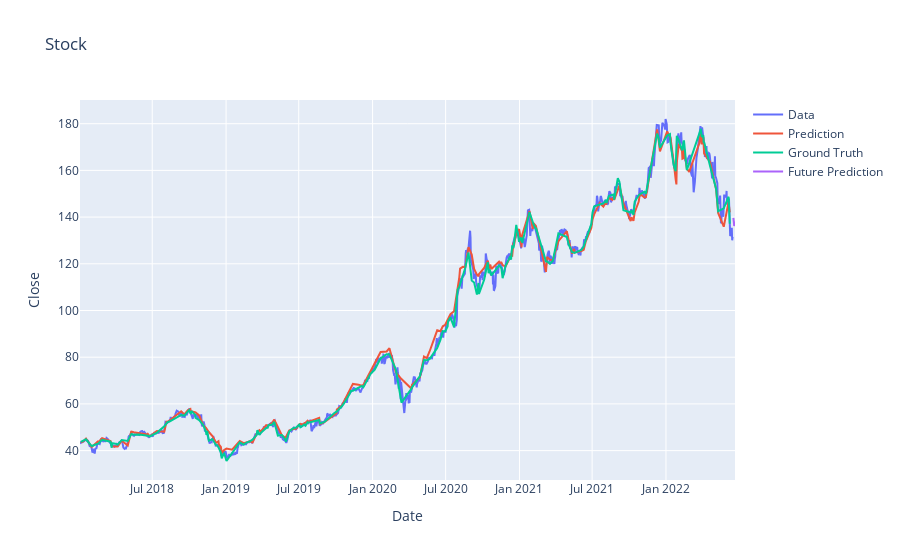
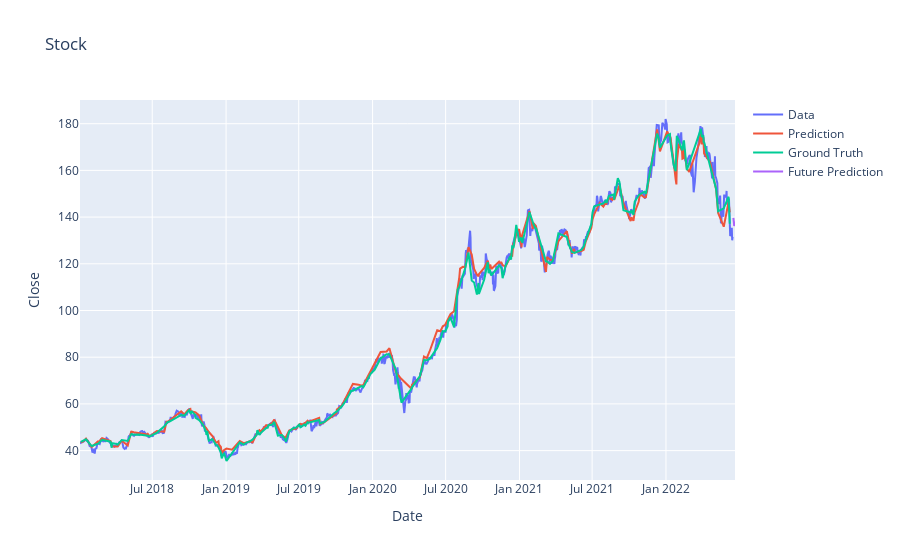

The notebook cell these images were saved under, in order:
### Code cell
# while run == True:
#     for _ in range(num_trials):

run = True
num_trials = 3
mae_list = []
forecast_list = []
num_repeat = 1


while run == True:
    for _ in range(num_trials):
        i = 1
        for train, test in kfold.split(X,y):
            if i < 4:
                print(i)
                i += 1

        #             train_X, test_X, train_y, test_y = train_test_split(X, y, test_size = 1/5, random_state = 0,shuffle=False)
                train_X, test_X = X[train],X[test]
        #             print(X_train, X_test)
                train_y, test_y = y[train],y[test]
                date_train, date_test = date[train], date[test]
        #             print(y_train, y_test)        
                train_X = train_X.reshape(-1, 1, train_X.shape[1])
                test_X  = test_X.reshape(-1, 1, test_X.shape[1])
                train_y = train_y.reshape(-1, 1, train_y.shape[1])
                test_y = test_y.reshape(-1, 1, test_y.shape[1])


                model = Sequential()

                model.add(
                    LSTM(50,
                        activation='relu'))
                        #return_sequences=True,)
        #         )
                model.add(Dropout(0.2))
                # model.add(LSTM(128, return_sequences=True, input_shape= (date_train.shape[0], 1)))
                # model.add(LSTM(64, return_sequences=False))
                # model.add(Dense(25))
                model.add(Dense(units=1))
                model.compile(optimizer='adam', loss='mse')

                history = model.fit(train_X, train_y, epochs=num_epochs, batch_size=batch_size, verbose=1, validation_data=(test_X, test_y))

                # get train_y
                train_y = train_y.reshape(train_y.shape[0],1)
                train_y = np.hstack([train_y, np.zeros(train_y.shape)])
                train_y = scaler.inverse_transform(train_y)
                #     train = np.delete(train,[1,scaled_df.shape[1]],1)
                train_y = train_y[:,:1]
                train_y = train_y.reshape((-1))

                # get test_y
                test_y = test_y.reshape((test_X.shape[0], test_X.shape[1]))
                inv_testy = np.hstack([test_y,np.zeros(test_y.shape)])
                inv_testy = scaler.inverse_transform(inv_testy)
                inv_testy = inv_testy[:,:1]
                test_y = inv_testy.reshape((-1))
#                 train = train_y.reshape(train_y.shape[0],1)
#                 train = np.hstack([train, np.zeros(train.shape)])
#                 train = scaler.inverse_transform(train)
#                 #     train = np.delete(train,[1,scaled_df.shape[1]],1)
#                 train = train[:,:1]
#                 train = train.reshape((-1))
#                 test = inv_testy.reshape((-1))
                # print('\nHead of "inv_testy":\n',inv_testy[:5])
                
                # Validate with test_X
                yhat = model.predict(test_X)
                yhat_df = pd.DataFrame(yhat)
                yhat_df.index = close_data_df.index[test-3]
                yhat_df.columns = ['Close']
                # print(yhat_df)
                new_test_X = test_X.reshape((test_X.shape[0], test_X.shape[2]))
                inv_yhat = np.concatenate((yhat_df, new_test_X[:,1:scaled_df.shape[1]]), axis=1)
                inv_yhat = scaler.inverse_transform(inv_yhat)
                prediction = inv_yhat[:,:1]
                prediction = prediction.reshape((-1))
                # print('\nHead of "inv_yhat":\n',inv_yhat[:5])

#                 test_y = test_y.reshape((test_X.shape[0], test_X.shape[1]))
#                 inv_testy = np.hstack([test_y,np.zeros(test_y.shape)])
#                 inv_testy = scaler.inverse_transform(inv_testy)
#                 inv_testy = inv_testy[:,:1]
                # print('\nHead of "inv_testy":\n',inv_testy[:5])

                
                

                forecast = (predict(num_prediction, model))
                forecast = forecast.reshape(num_prediction + 2,forecast.shape[2])
            #     forecast = np.delete(forecast,slice(-(close_data_df.shape[1] - scaled_df.shape[1]),forecast.shape[1]),1)
                forecast = np.delete(forecast,slice(scaled_df.shape[1],forecast.shape[1]),1)
                #print(close_data_df.shape[1] - scaled_df.shape[1])
                forecast = scaler.inverse_transform(forecast)
                forecast = np.delete(forecast,slice(1,forecast.shape[1]),1)
                forecast = forecast.reshape((-1))
                forecast_list = np.append(forecast_list,np.array([forecast]))

                score = mean_absolute_error(test_y, prediction)
                mae_list.append(score)
                print(mae_list)

    forecast_list = np.reshape(forecast_list,[3*num_repeat*num_trials,num_prediction + 2])
    forecast_5days = forecast_list[:,2:7]

    var_list = []
    for i in range(forecast_5days.shape[0]):
        var = variance(forecast_5days[i])
        var_list.append(var)    
    #     print(min(var_list))
    if min(var_list) > 10:
        run = True
        print('Retraining')
        num_repeat += 1
    else:
        run = False
        print(
            '\nMinimum of mae: ',min(mae_list),
            '\nAverage of mae: ',(sum(mae_list) - max(mae_list))/(len(mae_list) - 1),
            '\nMaximum of mae: ',max(mae_list)
        )

        
            
        var = np.var(forecast_5days,axis = 1)
        maxindex = np.argmax(var)
    #     forecast_5days = np.delete(forecast_5days,maxindex,0)
        print(forecast_5days)

        small_var_prediction = forecast_5days[var_list.index(min(var_list))]
        print('\nPrediction with smallest variance: ',small_var_prediction)
        print('mae: ',mae_list[var_list.index(min(var_list))])
        forecast_dates = predict_dates(num_prediction)
        trace1 = go.Scatter(
            x=date_train,
            y=train_y,
            mode='lines',
            name='Data'
        )
        trace2 = go.Scatter(
            x=date_test,
            y=prediction,
            mode='lines',
            name='Prediction'
        )
        trace3 = go.Scatter(
            x=date_test,
            y=test_y,
            mode='lines',
            name='Ground Truth'
        )
        layout = go.Layout(
            title="Stock",
            xaxis={'title': "Date"},
            yaxis={'title': "Close"}
        )
        trace4 = go.Scatter(
            x=forecast_dates,
            y=small_var_prediction,
            mode='lines',
            name='Future Prediction'
        )
        fig = go.Figure(data=[trace1, trace2, trace3, trace4], layout=layout)
        fig.show()

        small_mae_prediction = forecast_5days[mae_list.index(min(mae_list))]
        print('\nPrediction with best mae: ',small_mae_prediction)
        print('mae: ',min(mae_list))

        trace4 = go.Scatter(
            x=forecast_dates,
            y=small_mae_prediction,
            mode='lines',
            name='Future Prediction'
        )
        fig = go.Figure(data=[trace1, trace2, trace3, trace4], layout=layout)
        fig.show()

### Figure 1 — Plotly figure (JSON) as saved in the notebook; plotly's stock layout.template omitted (floating-point values rounded to 4 significant figures; data arrays with more than 128 entries replaced by an {"elided": "..."} marker saying what was removed)
{"data": [{"mode": "lines", "name": "Data", "type": "scatter", "x": {"elided": "898 str values"}, "y": {"elided": "898 float values"}}, {"mode": "lines", "name": "Prediction", "type": "scatter", "x": {"elided": "225 str values"}, "y": {"elided": "225 float values"}}, {"mode": "lines", "name": "Ground Truth", "type": "scatter", "x": {"elided": "225 str values"}, "y": {"elided": "225 float values"}}, {"mode": "lines", "name": "Future Prediction", "type": "scatter", "x": ["2022-06-18T00:00:00", "2022-06-19T00:00:00", "2022-06-20T00:00:00", "2022-06-21T00:00:00", "2022-06-22T00:00:00", "2022-06-23T00:00:00", "2022-06-24T00:00:00", "2022-06-25T00:00:00", "2022-06-26T00:00:00", "2022-06-27T00:00:00"], "y": [139.7, 137.2, 136.2, 137.0, 138.1]}], "layout": {"title": {"text": "Stock"}, "xaxis": {"title": {"text": "Date"}}, "yaxis": {"title": {"text": "Close"}}}}

### Figure 2 — Plotly figure (JSON) as saved in the notebook; plotly's stock layout.template omitted (floating-point values rounded to 4 significant figures; data arrays with more than 128 entries replaced by an {"elided": "..."} marker saying what was removed)
{"data": [{"mode": "lines", "name": "Data", "type": "scatter", "x": {"elided": "898 str values"}, "y": {"elided": "898 float values"}}, {"mode": "lines", "name": "Prediction", "type": "scatter", "x": {"elided": "225 str values"}, "y": {"elided": "225 float values"}}, {"mode": "lines", "name": "Ground Truth", "type": "scatter", "x": {"elided": "225 str values"}, "y": {"elided": "225 float values"}}, {"mode": "lines", "name": "Future Prediction", "type": "scatter", "x": ["2022-06-18T00:00:00", "2022-06-19T00:00:00", "2022-06-20T00:00:00", "2022-06-21T00:00:00", "2022-06-22T00:00:00", "2022-06-23T00:00:00", "2022-06-24T00:00:00", "2022-06-25T00:00:00", "2022-06-26T00:00:00", "2022-06-27T00:00:00"], "y": [139.7, 137.2, 136.2, 137.0, 138.1]}], "layout": {"title": {"text": "Stock"}, "xaxis": {"title": {"text": "Date"}}, "yaxis": {"title": {"text": "Close"}}}}
